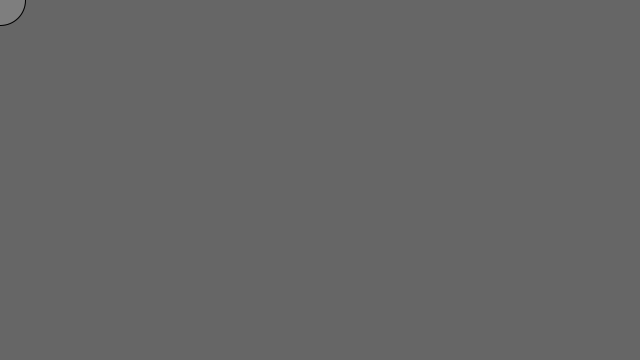
Frame 1 (no input)
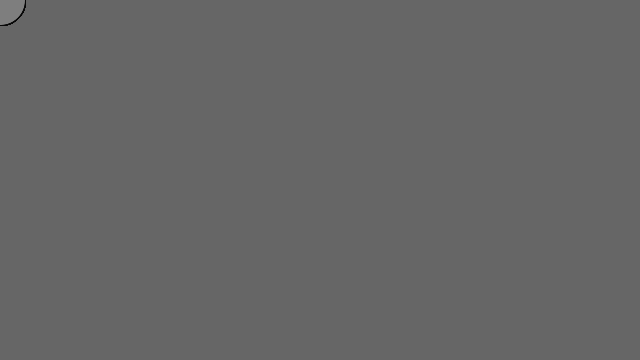
Frame 60 (the mouse pressed at the canvas centre just before this capture)
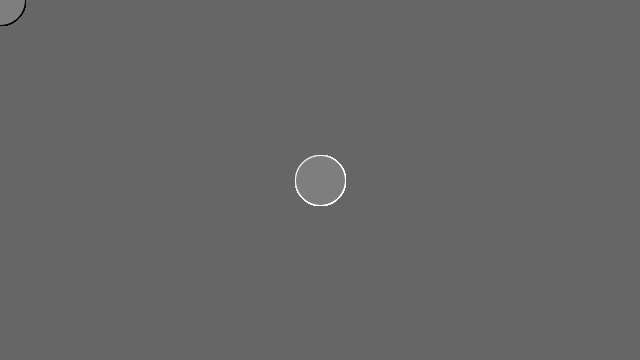
Frame 120 (the mouse held since frame 60 and released just before this capture)

The Processing sketch that drew these frames (run headless with seeded random() and noise(); from frame 60 on, the mouse is pressed at the canvas centre):

// Processing sketch: processing_77519
// ── processing_77519.pde

void setup() {
  size(640, 360);
  smooth();
  fill(126);
  background(102);
}
void draw() {
  if (mousePressed)
  {
    stroke(255);
  }
  ellipse(mouseX, mouseY, 50, 50);
  stroke(#080808);
}
